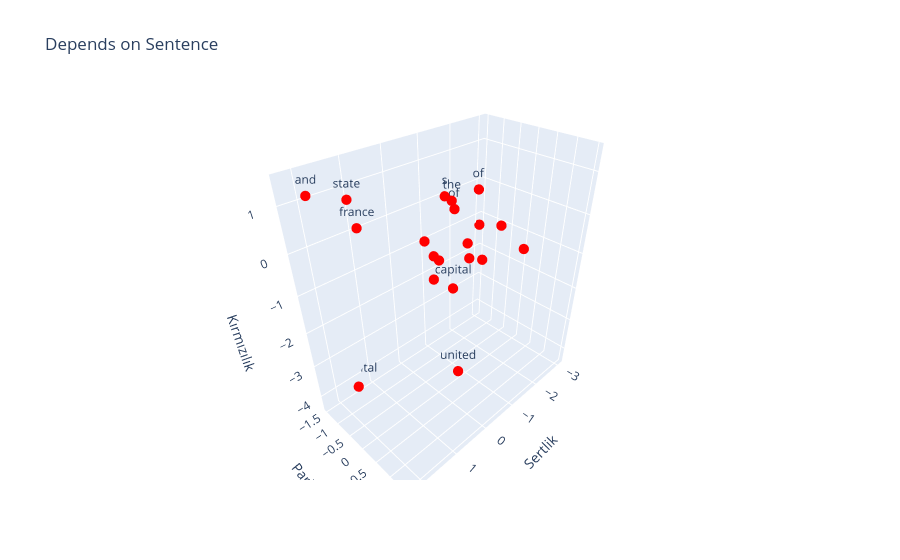

Notebook code for this chart:
### Code cell
depend_sentences = [
  {
    "words": meanings_in_context.detach().numpy(),
    "labels": tokenizer.tokenizer(sentence),
    "color": "red",
  },
]
plot_dots(depend_sentences, "Depends on Sentence")

### Figure 1 — Plotly figure (JSON) as saved in the notebook; plotly's stock layout.template omitted (floating-point values rounded to 4 significant figures)
{"data": [{"hoverinfo": "text", "marker": {"color": "red", "size": 6}, "mode": "markers+text", "text": ["the", " ", "capital", " ", "of", " ", "united", " ", "state", "s", " ", "and", " ", "the", " ", "capital", " ", "of", " ", "france"], "type": "scatter3d", "x": [-3.051, -0.845, -0.8123, -0.9671, -1.409, 0.1209, 0.8794, -0.6837, 1.182, 0.1192, -0.8559, 2.246, -1.672, -0.763, -0.6074, 1.439, -0.7703, -0.9228, -1.449, 1.418], "y": [-1.5, -0.8113, -0.3055, 1.485, -0.857, 0.04225, 1.511, -0.8199, -1.233, 0.3874, 0.09058, -0.7446, 0.343, -0.3087, 0.7365, -1.479, -1.225, 0.2962, -0.3874, -0.6322], "z": [-1.308, -1.209, -1.757, -0.001243, -0.07777, -0.8926, -2.017, -1.028, 0.8573, 1.102, -0.3875, 1.417, -0.1634, 0.5112, -0.4157, -4.311, -0.8259, 0.8961, -1.226, 0.5533]}], "layout": {"scene": {"xaxis": {"title": {"text": "Sertlik"}}, "yaxis": {"title": {"text": "Parlaklık"}}, "zaxis": {"title": {"text": "Kırmızılık"}}}, "title": {"text": "Depends on Sentence"}}}
